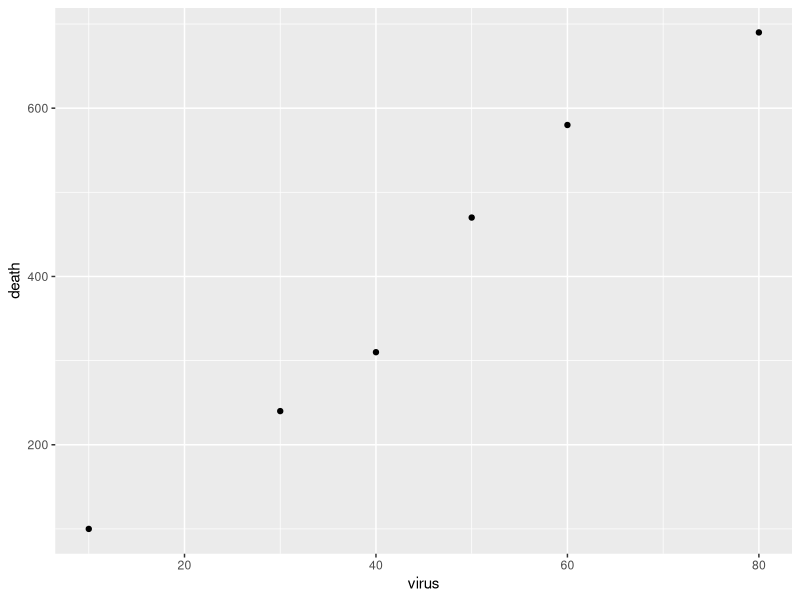
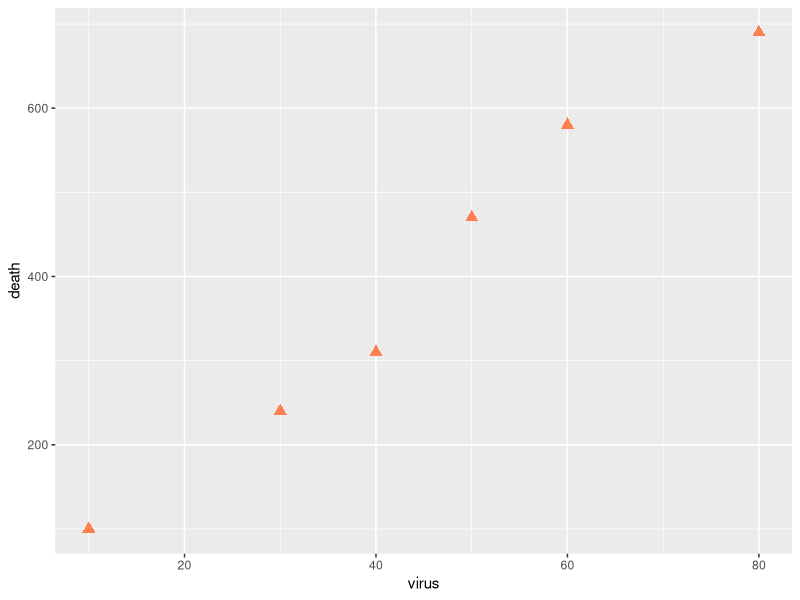
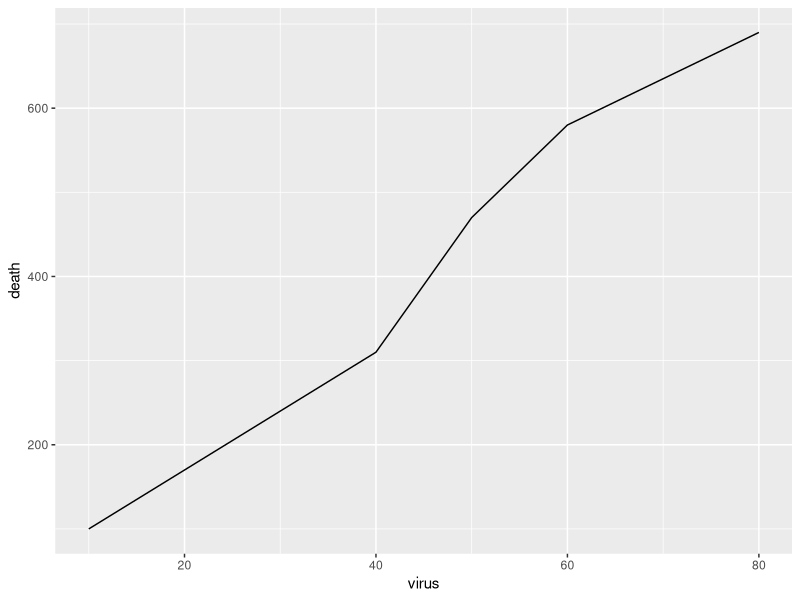
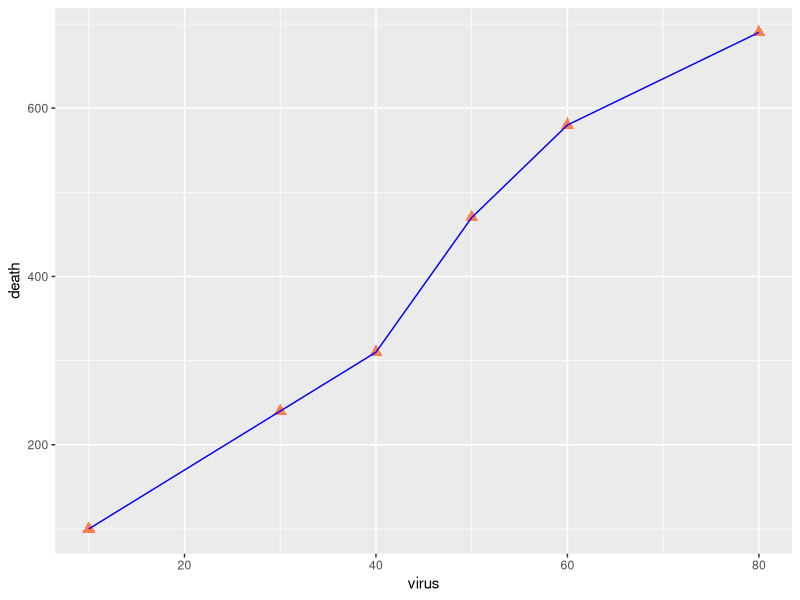
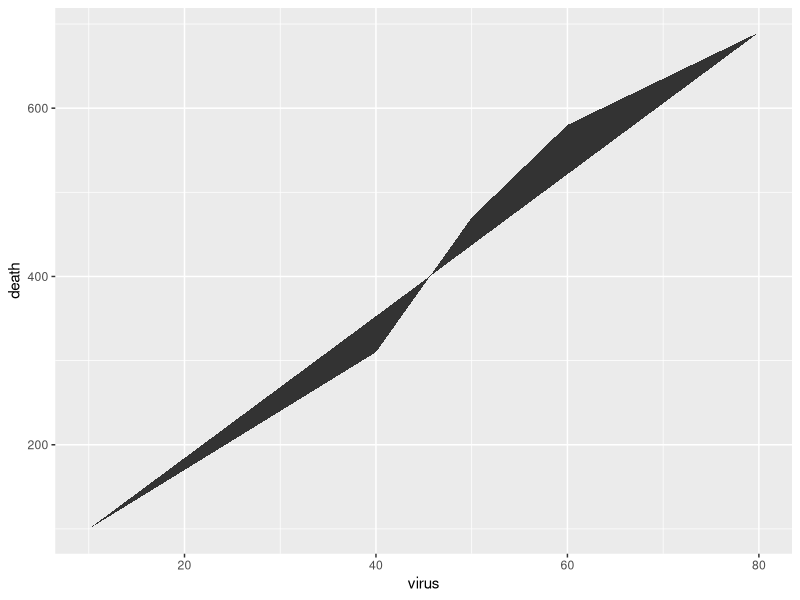

Write the R code that produced these figures, in order.
# R_code_ggplot2.r

# R ocde for ggplot2 based graphs

# install.packages("ggplot2")

library(ggplot2)

virus <- c(10, 30, 40, 50, 60, 80)
death <- c(100, 240, 310, 470, 580, 690)

data.frame(virus, death)

d <- data.frame(virus, death)

summary(d)

ggplot(d, aes(x=virus, y=death)) + geom_point()

ggplot(d, aes(x=virus, y=death)) + 
geom_point(size=3, col="coral", pch=17)

ggplot(d, aes(x=virus, y=death)) + 
geom_line()

ggplot(d, aes(x=virus, y=death)) + 
geom_point(size=3, col="coral", pch=17) +
geom_line(col="blue")

ggplot(d, aes(x=virus, y=death)) + 
geom_polygon()









